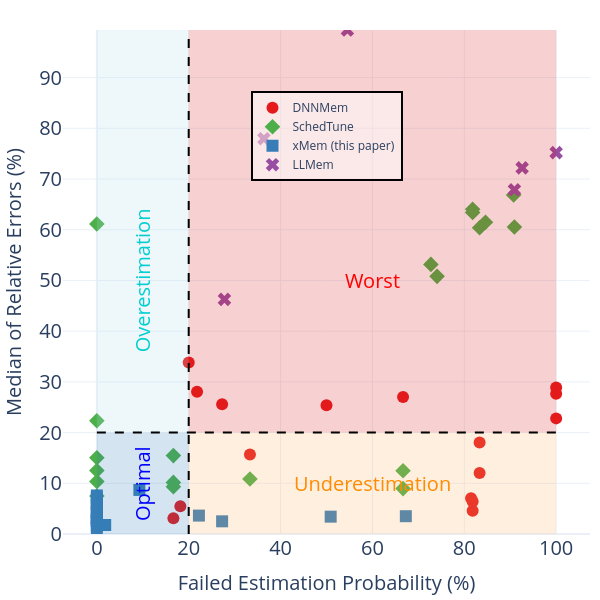

Notebook cell for this chart:
### Markdown cell above
# Four-Quadrant Analysis
- Bottom left represents an optimal quadrant
- Bottom right: represents an underestimation quadrant
- Top left: represents an overestimation quadrant
- Top right: represents an worst quadrant

### Code cell
fig = e_plot.plot_probability_estimation_vs_error_scatter_diagram_model_base(
    title="Evaluation-Comparison of Success Rate vs Relative Error-SGD",
    data_dir=anova_dir,
    optimiser="SGD",
    image_size=(800, 800),
    title_font_size=35,
    legend_font_size=30,
    tickfont_size=25,
    quadrant_font_size=40,
    marker_size=16,
    view_mode=view_mode
)
fig.show()

### Figure 1 — Plotly figure (JSON) as saved in the notebook; plotly's stock layout.template omitted (floating-point values rounded to 4 significant figures)
{"data": [{"customdata": [[25, 5], [30, 0], [44, 10], [0, 30], [10, 20], [25, 5], [30, 0], [0, 30], [0, 30], [0, 30], [5, 25], [12, 43], [15, 15], [20, 10], [45, 10], [54, 0], [11, 44], [15, 40], [45, 10], [10, 45]], "hovertemplate": "tool=DNNMem<br>Failed Estimation Probability  (%)=%{x}<br>Relative Error (%)=%{y}<br>Correct_Estimation_False_Count=%{customdata[0]}<br>Correct_Estimation_True_Count=%{customdata[1]}<extra></extra>", "legendgroup": "DNNMem", "marker": {"color": "#e41a1c", "size": 12, "symbol": "circle"}, "mode": "markers", "name": "DNNMem", "orientation": "v", "showlegend": true, "type": "scatter", "x": [83.33, 100.0, 81.48, 0.0, 33.33, 83.33, 100.0, 0.0, 0.0, 0.0, 16.67, 21.82, 50.0, 66.67, 81.82, 100.0, 20.0, 27.27, 81.82, 18.18], "xaxis": "x", "y": [18.04, 28.89, 7.03, 5.33, 15.66, 12.04, 27.67, 5.7, 2.24, 2.23, 3.1, 28.03, 25.41, 27.02, 4.58, 22.8, 33.84, 25.58, 6.4, 5.48], "yaxis": "y"}, {"customdata": [[20, 10], [20, 10], [45, 9], [0, 30], [0, 30], [0, 30], [10, 20], [0, 30], [0, 30], [5, 25], [5, 25], [45, 10], [0, 30], [5, 25], [40, 14], [44, 8], [40, 15], [50, 5], [45, 10], [49, 5]], "hovertemplate": "tool=SchedTune<br>Failed Estimation Probability  (%)=%{x}<br>Relative Error (%)=%{y}<br>Correct_Estimation_False_Count=%{customdata[0]}<br>Correct_Estimation_True_Count=%{customdata[1]}<extra></extra>", "legendgroup": "SchedTune", "marker": {"color": "#4daf4a", "size": 12, "symbol": "diamond"}, "mode": "markers", "name": "SchedTune", "orientation": "v", "showlegend": true, "type": "scatter", "x": [66.67, 66.67, 83.33, 0.0, 0.0, 0.0, 33.33, 0.0, 0.0, 16.67, 16.67, 81.82, 0.0, 16.67, 74.07, 84.62, 72.73, 90.91, 81.82, 90.74], "xaxis": "x", "y": [12.47, 8.95, 60.4, 10.36, 12.52, 61.12, 10.86, 22.34, 15.05, 10.18, 15.46, 64.04, 7.5, 9.31, 50.81, 61.48, 53.17, 60.54, 63.4, 66.85], "yaxis": "y"}, {"customdata": [[0, 30], [0, 30], [12, 42], [0, 30], [0, 30], [0, 30], [0, 30], [0, 30], [0, 30], [0, 30], [0, 30], [15, 40], [0, 30], [0, 30], [1, 54], [5, 49], [0, 55], [37, 18], [0, 54], [28, 27]], "hovertemplate": "tool=xMem (this paper)<br>Failed Estimation Probability  (%)=%{x}<br>Relative Error (%)=%{y}<br>Correct_Estimation_False_Count=%{customdata[0]}<br>Correct_Estimation_True_Count=%{customdata[1]}<extra></extra>", "legendgroup": "xMem (this paper)", "marker": {"color": "#377eb8", "size": 12, "symbol": "square"}, "mode": "markers", "name": "xMem (this paper)", "orientation": "v", "showlegend": true, "type": "scatter", "x": [0.0, 0.0, 22.22, 0.0, 0.0, 0.0, 0.0, 0.0, 0.0, 0.0, 0.0, 27.27, 0.0, 0.0, 1.818, 9.259, 0.0, 67.27, 0.0, 50.91], "xaxis": "x", "y": [4.19, 1.58, 3.63, 4.35, 2.53, 2.86, 1.02, 5.74, 7.11, 3.45, 3.22, 2.5, 7.6, 6.07, 1.77, 8.69, 5.73, 3.51, 2.55, 3.42], "yaxis": "y"}, {"customdata": [[15, 39], [50, 5], [50, 4], [30, 25], [20, 35], [55, 0]], "hovertemplate": "tool=LLMem<br>Failed Estimation Probability  (%)=%{x}<br>Relative Error (%)=%{y}<br>Correct_Estimation_False_Count=%{customdata[0]}<br>Correct_Estimation_True_Count=%{customdata[1]}<extra></extra>", "legendgroup": "LLMem", "marker": {"color": "#984ea3", "size": 12, "symbol": "x"}, "mode": "markers", "name": "LLMem", "orientation": "v", "showlegend": true, "type": "scatter", "x": [27.78, 90.91, 92.59, 54.55, 36.36, 100.0], "xaxis": "x", "y": [46.27, 67.87, 72.2, 99.39, 77.95, 75.21], "yaxis": "y"}], "layout": {"annotations": [{"font": {"color": "blue", "size": 20}, "showarrow": false, "text": "Optimal", "textangle": -90, "x": 10.0, "xanchor": "center", "y": 10.0, "yanchor": "middle"}, {"font": {"color": "DarkOrange", "size": 20}, "showarrow": false, "text": "Underestimation", "x": 60.0, "xanchor": "center", "y": 10.0, "yanchor": "middle"}, {"font": {"color": "DarkTurquoise", "size": 20}, "showarrow": false, "text": "Overestimation", "textangle": -90, "x": 10.0, "xanchor": "center", "y": 50.0, "yanchor": "middle"}, {"font": {"color": "red", "size": 20}, "showarrow": false, "text": "Worst", "x": 60.0, "xanchor": "center", "y": 50.0, "yanchor": "middle"}], "font": {"size": 20}, "height": 600, "legend": {"bgcolor": "rgba(255,255,255,0.5)", "bordercolor": "Black", "borderwidth": 2, "font": {"size": 12}, "orientation": "v", "title": {}, "tracegroupgap": 0, "x": 0.5, "xanchor": "center", "y": 0.7, "yanchor": "bottom"}, "margin": {"b": 50, "l": 20, "r": 10, "t": 30}, "shapes": [{"fillcolor": "rgba(44, 123, 182, 0.2)", "line": {"width": 0}, "type": "rect", "x0": 0, "x1": 20, "y0": 0, "y1": 20}, {"fillcolor": "rgba(253, 174, 97, 0.2)", "line": {"width": 0}, "type": "rect", "x0": 20, "x1": 100, "y0": 0, "y1": 20}, {"fillcolor": "rgba(171, 217, 233, 0.2)", "line": {"width": 0}, "type": "rect", "x0": 0, "x1": 20, "y0": 20, "y1": 99.39}, {"fillcolor": "rgba(215, 25, 28, 0.2)", "line": {"width": 0}, "type": "rect", "x0": 20, "x1": 100, "y0": 20, "y1": 99.39}, {"line": {"color": "black", "dash": "dash", "width": 2}, "type": "line", "x0": 20, "x1": 20, "y0": 0, "y1": 99.39}, {"line": {"color": "black", "dash": "dash", "width": 2}, "type": "line", "x0": 0, "x1": 100, "y0": 20, "y1": 20}], "width": 600, "xaxis": {"anchor": "y", "domain": [0.0, 1.0], "tickfont": {"size": 20}, "title": {"font": {"size": 20}, "text": "Failed Estimation Probability (%)"}}, "yaxis": {"anchor": "x", "domain": [0.0, 1.0], "range": [0, 99.39], "tickfont": {"size": 20}, "title": {"font": {"size": 20}, "text": "Median of Relative Errors (%)"}}}}
